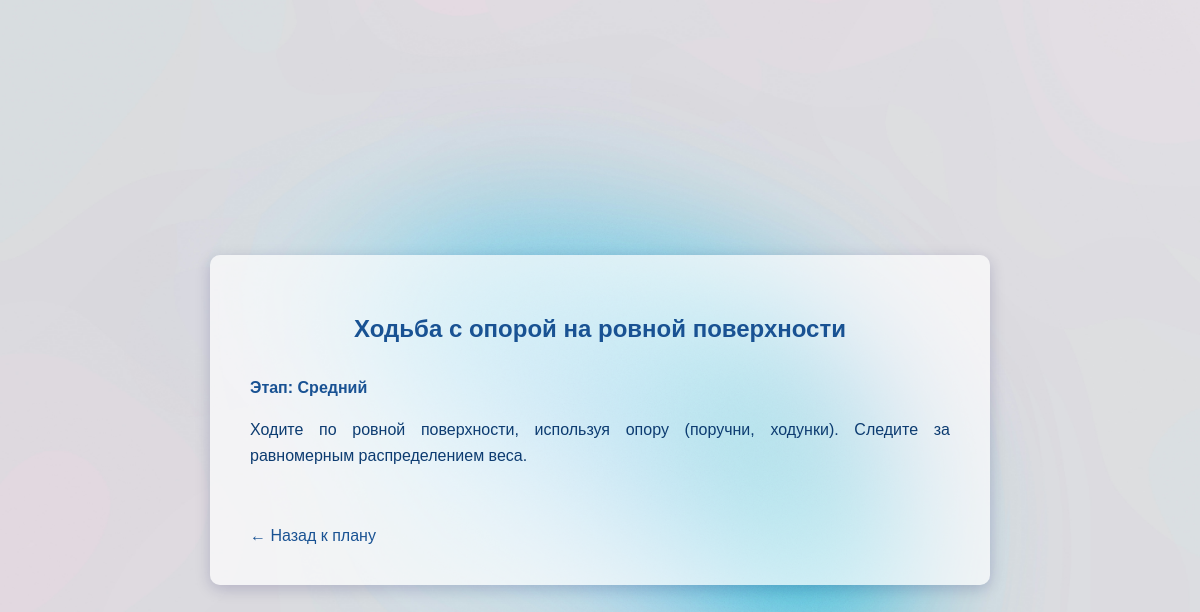
/exercise/5/, run on an earlier commit of the app's database.
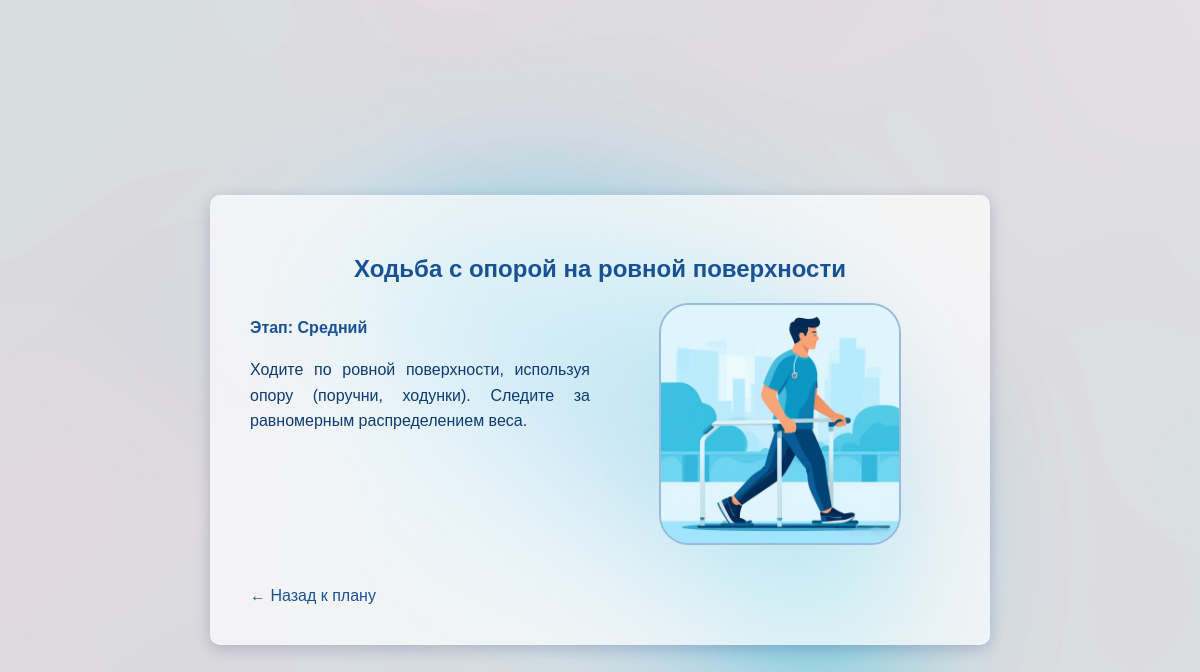
And on a later commit of the database.
### patients/models.py (models this page shows, shortened)
class Exercise(models.Model):
    name = models.CharField(max_length=200, verbose_name='Название')
    description = models.TextField(verbose_name='Описание')
    video_url = models.URLField(blank=True, null=True, verbose_name='Ссылка на видео')
    image = models.ImageField(upload_to='exercises/', blank=True, null=True, verbose_name='Фото упражнения')
    rehab_stage = models.CharField(
        max_length=50,
        choices=[
            ('early', 'Ранний'),
            ('mid', 'Средний'),
            ('late', 'Поздний'),
        ],
        default='early',
        verbose_name='Этап реабилитации'
    )

### patients/views.py (the view)
# urls.py: path('exercise/<int:exercise_id>/', views.exercise_detail, name='exercise_detail'),
def exercise_detail(request, exercise_id):
    exercise = get_object_or_404(Exercise, id=exercise_id)
    return render(request, 'patients/exercise_detail.html', {'exercise': exercise})

### patients/templates/patients/exercise_detail.html (shortened to what this page needs)
{% load static %}
<!DOCTYPE html>
<html lang="ru">
<head>
</head>
<body>
    <div class="container">
        <h2>{{ exercise.name }}</h2>
        <div style="display: flex; gap: 20px; align-items: flex-start; flex-wrap: wrap;">
            <div style="flex: 1; min-width: 250px;">
                <p class="stage">Этап: {{ exercise.get_rehab_stage_display }}</p>
                <div class="description">
                    {{ exercise.description|linebreaks }}
                </div>
            </div>
            {% if exercise.image %}
                <div style="flex: 1; min-width: 250px; text-align: center;">
                    <img src="{{ exercise.image.url }}" alt="{{ exercise.name }}"
                        style="width: 70%; max-width: 300px;  border-color: #99b9dd; border-width: 2px; border-radius: 30px; object-fit: cover; border-style:solid;">
                </div>
            {% endif %}
        </div>
        <br>
        <a href="{% url 'plan' %}" class="back">← Назад к плану</a>
    </div>
</body>
</html>

What changed in the data, as far as the page shows it:
changed Exercise "Ходьба с опорой на ровной поверхности": image empty → "exercises/5_equ81ML.jpg" (drawn); image: picture added
